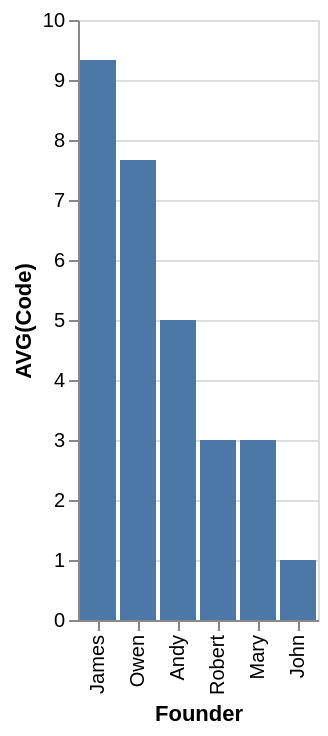

Specify this chart in Vega-Lite:
### Vega-Lite specification from a JSON file in a GitHub repository (floating-point values rounded to 4 significant figures)
{"data": {"values": [{"x_data": "James", "y_data": 9.333}, {"x_data": "Owen", "y_data": 7.667}, {"x_data": "Andy", "y_data": 5}, {"x_data": "Robert", "y_data": 3}, {"x_data": "Mary", "y_data": 3}, {"x_data": "John", "y_data": 1}]}, "mark": "bar", "encoding": {"x": {"field": "x_data", "type": "nominal", "title": "Founder", "sort": {"op": "sum", "field": "y_data", "order": "descending"}}, "y": {"field": "y_data", "type": "quantitative", "title": "AVG(Code)"}}}
